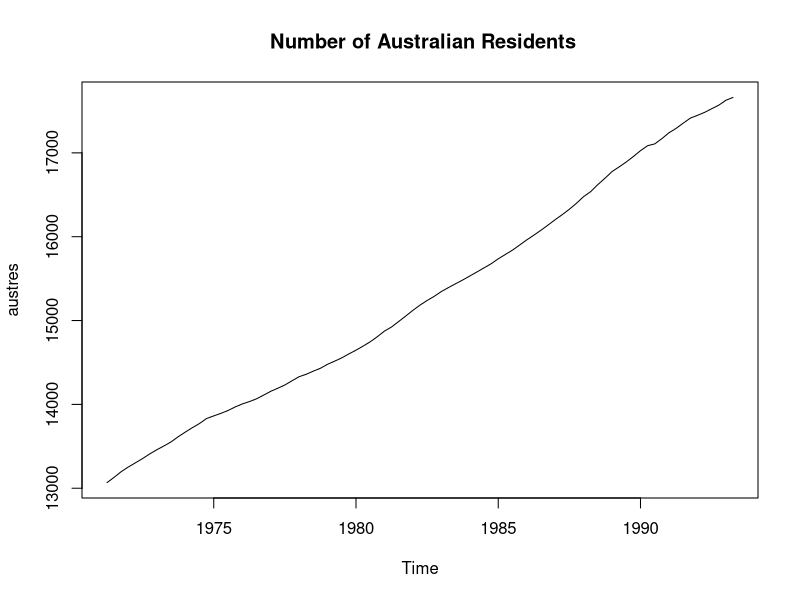
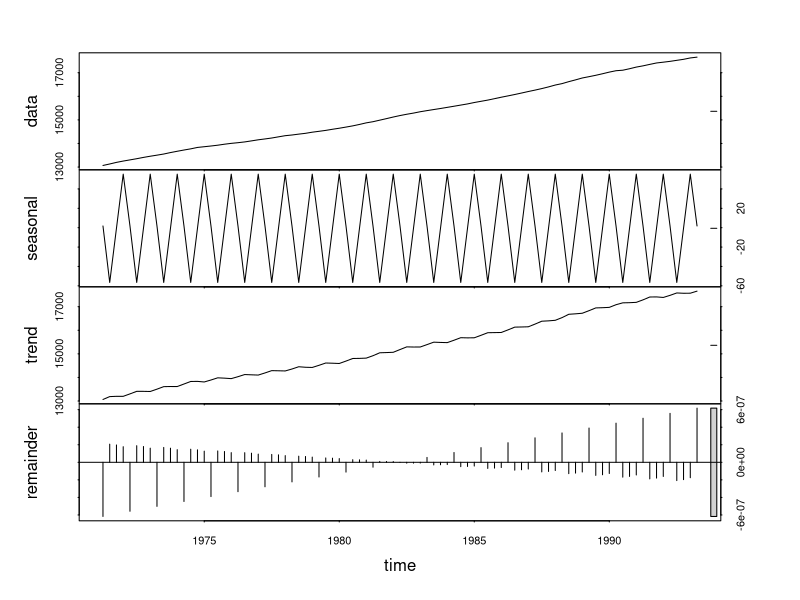
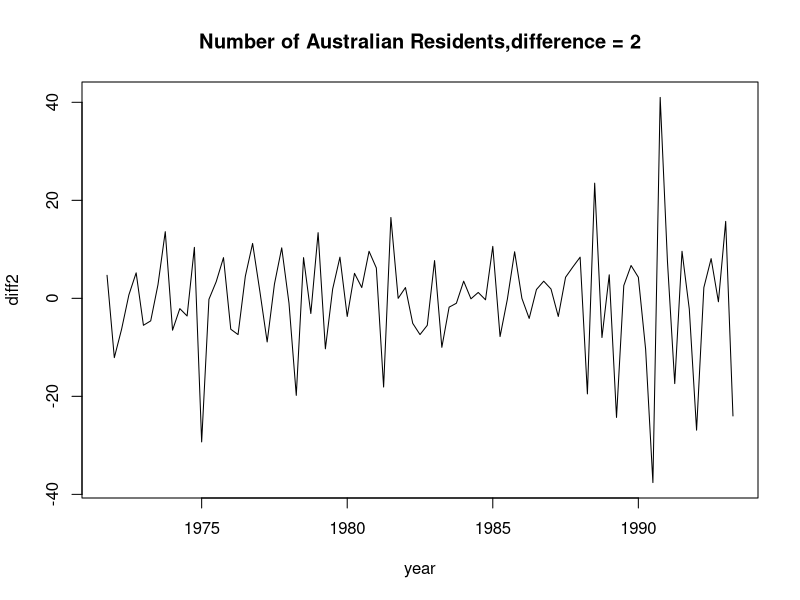
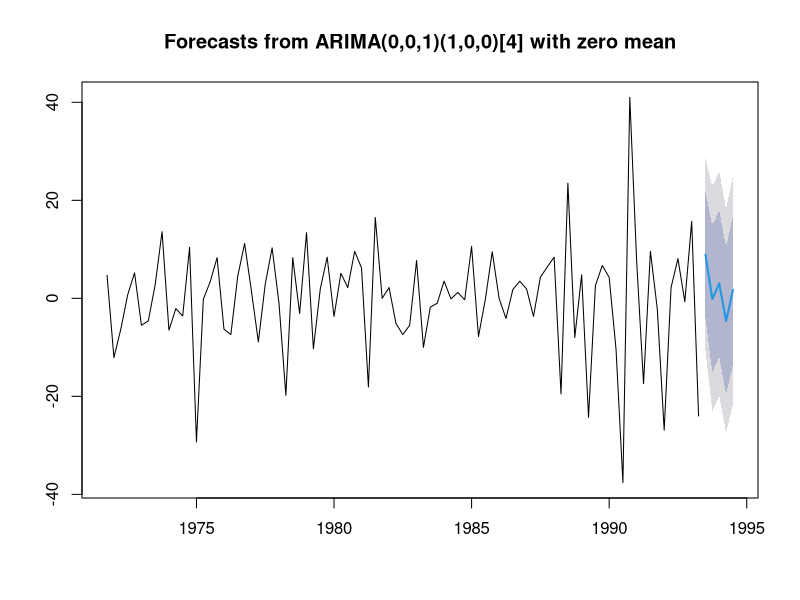
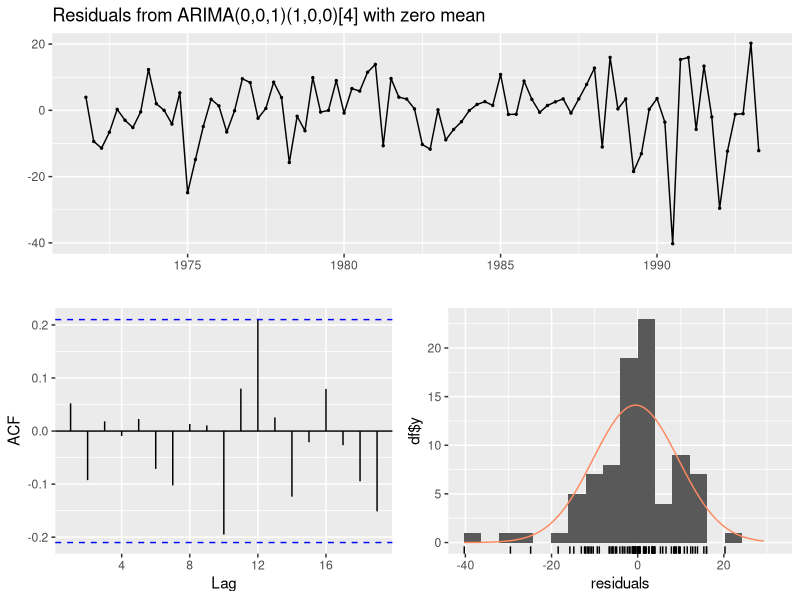

Source code (R) for these figures, in order:
## ---- chunk 1
data("austres")
## ---- chunk 2
library(dplyr)
glimpse(austres)
## ---- chunk 3
library(tseries)
my_series <- ts(data = austres,start = 1971,end = 1993,frequency = 4)
my_series
## ---- chunk 4
plot.ts(austres,main=" Number of Australian Residents")

## ---- chunk 5
stl_result<- stl(austres,s.window = "periodic",t.window = 1)
plot(stl_result)
## ---- chunk 6
adf.test(austres)
## ---- chunk 7
diff1 <- diff(austres,differences = 1)
adf.test(diff1)
diff2 <- diff(austres,differences = 2)
adf.test(diff2)
## ---- chunk 8
plot(diff2,main = "Number of Australian Residents,difference = 2",xlab = "year")
## ---- chunk 9
library(forecast)
fit <- auto.arima(diff2)
summary(fit)
## ---- chunk 10
forecasted <- forecast(fit,h=5)
forecasted
## ---- chunk 11
plot(forecasted)
## ---- chunk 12
checkresiduals(fit)
